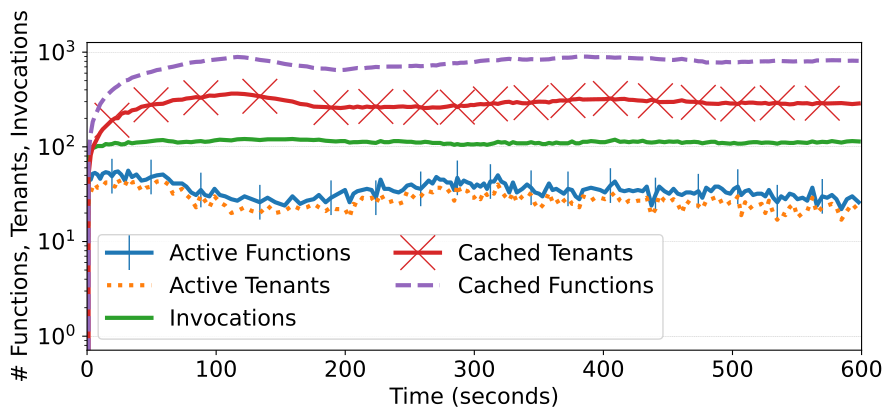

Write Python code to recreate this figure.
#!/usr/bin/python

import sys
import csv
import io
import matplotlib
import matplotlib.pyplot as plt

# Syntax example: cat plot-data.txt | plot-simulation.py
# data.txt should be a file with six columns.


def read_stdin_xy():
  # Read input from stdin.
  input = sys.stdin.read()

  # Read string as a csv file (line by line, separated by a delimiter).
  reader = csv.reader(io.StringIO(input), delimiter=' ')

  x = []
  yActiveUsers = []
  yActiveFunctions = []
  yCachedActiveUsers = []
  yCachedActiveFunctions = []
  yRunningInvocations = []

  # For each line, split and add to x and or y.
  for cols in reader:
    try:
      xentry = float(cols[0])
      activeUsersEntry = float(cols[1])
      activeFunctionsEntry = float(cols[2])
      cachedActiveUsersEntry = float(cols[3])
      cachedActiveFunctionsEntry = float(cols[4])
      runningInvocationsEntry = float(cols[5])
      x.append(xentry)
      yActiveUsers.append(activeUsersEntry)
      yActiveFunctions.append(activeFunctionsEntry)
      yCachedActiveUsers.append(cachedActiveUsersEntry)
      yCachedActiveFunctions.append(cachedActiveFunctionsEntry)
      yRunningInvocations.append(runningInvocationsEntry)
    except Exception as e:
      print("Warning ignoring " + str(cols))
  return x, yActiveUsers, yActiveFunctions, yCachedActiveUsers, yCachedActiveFunctions, yRunningInvocations


x, activeUsers, activeFunctions, cachedActiveUsers, cachedActiveFunctions, runningInvocations = read_stdin_xy()
first = x[0]
x = [elem - first for elem in x]

# Convert from ms to sec
x = [elem/1000 for elem in x]

matplotlib.rcParams['pdf.fonttype'] = 42
matplotlib.rcParams['ps.fonttype'] = 42
matplotlib.rcParams.update({'font.size': 16})
plt.rcParams["figure.figsize"] = (10, 4)
plt.xlabel('Time (seconds)')
plt.ylabel('# Functions, Tenants, Invocations')
plt.plot(x[::500], activeFunctions[::500],       linewidth=3, marker="|", markersize=25, markevery=10, label='Active Functions')
plt.plot(x[::500], activeUsers[::500],           linewidth=3, linestyle=":",                           label='Active Tenants')
plt.plot(x[::500], runningInvocations[::500],    linewidth=3, label='Invocations')
plt.plot(x[::500], cachedActiveUsers[::500],     linewidth=3, marker="x", markersize=25, markevery=10, label='Cached Tenants')
plt.plot(x[::500], cachedActiveFunctions[::500], linewidth=3, linestyle="--",                          label='Cached Functions')
plt.grid(axis = 'y', linestyle = '--', linewidth = 0.25)
plt.yscale('log', base=10)
plt.ylim(ymin=0)
plt.xlim(xmin=0, xmax=600)
plt.legend(loc='lower left', ncol=2)
plt.savefig("azure-users-functions.pdf", bbox_inches='tight')
plt.savefig("azure-users-functions.png", bbox_inches='tight', dpi=300)
plt.show()
